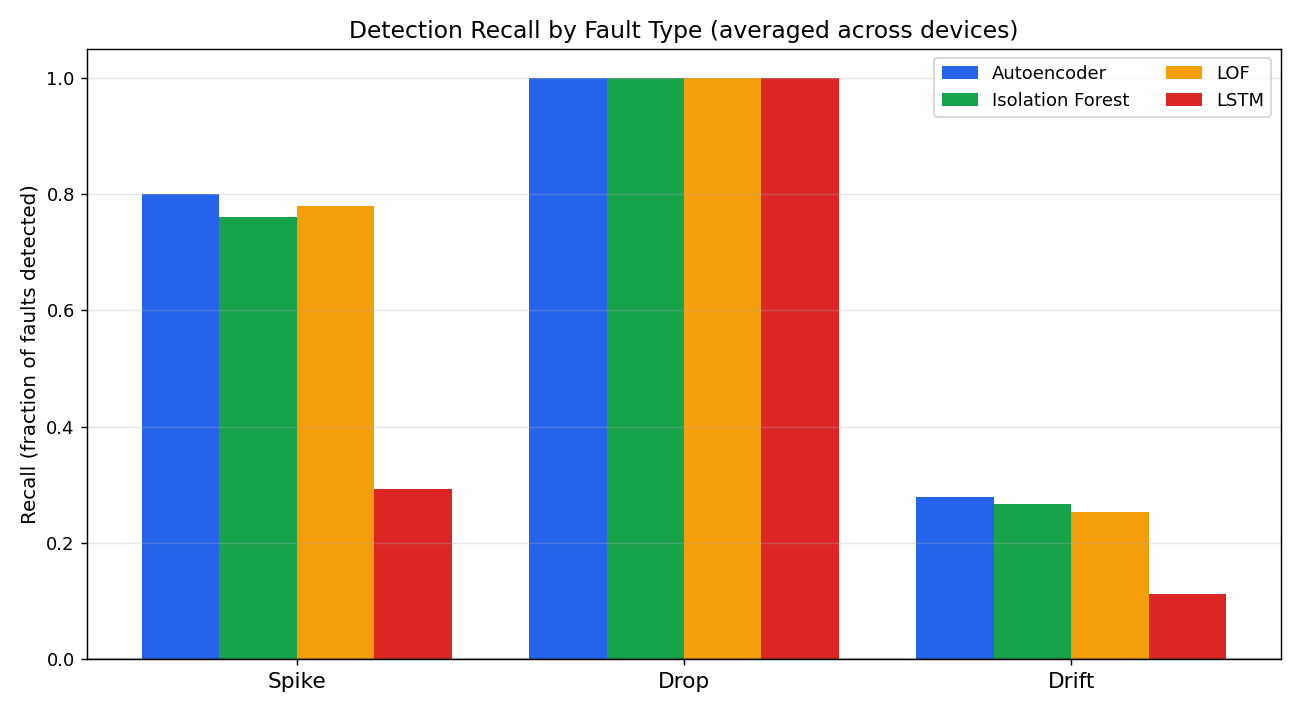

Recreate this plot in Python.
import numpy as np, matplotlib
matplotlib.use('Agg'); import matplotlib.pyplot as plt

# locked per-fault-type recall 
techniques=['Autoencoder','Isolation Forest','LOF','LSTM']
# average recall across devices
spike={'Autoencoder':(0.88+0.76+0.76)/3,'Isolation Forest':(0.76+0.76+0.76)/3,'LOF':(0.76+0.82+0.76)/3,'LSTM':(0.18+0.29+0.41)/3}
drop ={'Autoencoder':1.0,'Isolation Forest':1.0,'LOF':1.0,'LSTM':1.0}
drift={'Autoencoder':(0.24+0.28+0.32)/3,'Isolation Forest':(0.24+0.28+0.28)/3,'LOF':(0.24+0.28+0.24)/3,'LSTM':(0.10+0.12+0.12)/3}

faults=['Spike','Drop','Drift']
x=np.arange(len(faults)); w=0.2
colors={'Autoencoder':'#2563eb','Isolation Forest':'#16a34a','LOF':'#f59e0b','LSTM':'#dc2626'}

fig,ax=plt.subplots(figsize=(10,5.5))
for i,t in enumerate(techniques):
    vals=[spike[t],drop[t],drift[t]]
    ax.bar(x+(i-1.5)*w, vals, w, label=t, color=colors[t])

ax.set_xticks(x); ax.set_xticklabels(faults, fontsize=12)
ax.set_ylabel('Recall (fraction of faults detected)', fontsize=11)
ax.set_title('Detection Recall by Fault Type (averaged across devices)', fontsize=13)
ax.set_ylim(0,1.05); ax.legend(fontsize=10, ncol=2); ax.grid(axis='y',alpha=0.3)
ax.axhline(0,color='black',linewidth=0.8)
plt.tight_layout(); plt.savefig(r'C:/Users/pc/OneDrive/Documents/Desktop/kaggle/fig_perfault.png',dpi=130)
print("saved fig_perfault.png")
